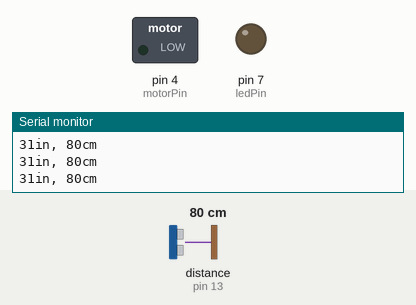
The sketch below on a simulated Arduino Uno, built with avr-gcc and run on an emulated ATmega328P. On the bench: switched loads named in the sketch (green lamp = pin HIGH), output pins drawn as LEDs (lit = HIGH), the last lines printed to the serial monitor. Wiring (inferred from the names in the program): ultrasonic range finder: trigger pin 10; echo pin 13. Dashed ring = blinking. Inputs (shaded band) come from the test bench; at power-on: distance to the obstacle (sensor on pin 13) 80 cm. The echo pulse lasts 58.3 µs per cm; pins used as bus, display or sensor lines are not drawn.

Above: at 1.4 s.
1.5 s: distance to the obstacle (sensor on pin 13) set to 35 cm
4.7 s: distance to the obstacle (sensor on pin 13) set to 30 cm
At 5.7 s:
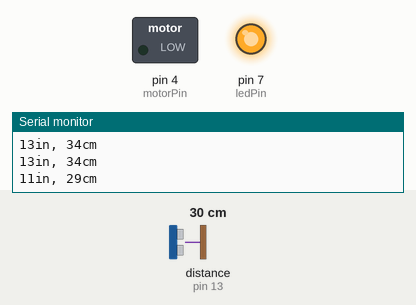
7.9 s: distance to the obstacle (sensor on pin 13) set to 60 cm
At 9.9 s:
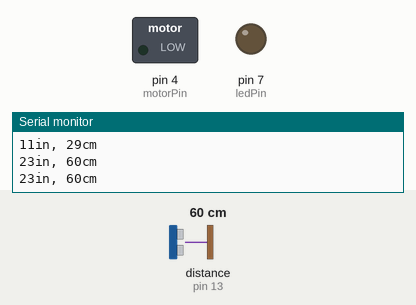
11.1 s: distance to the obstacle (sensor on pin 13) set to 2 cm
At 14.0 s:
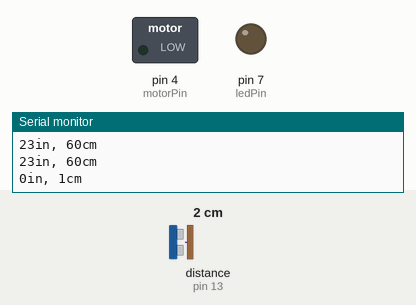
14.3 s: distance to the obstacle (sensor on pin 13) set to 120 cm
At 16.4 s:
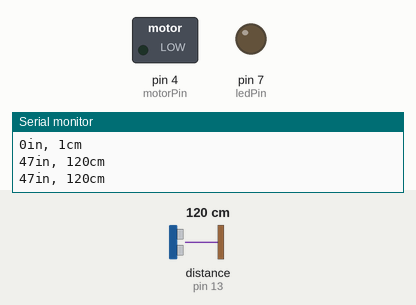
Timing chart, 0 to 18.5 s (numbered marks = the images above; inputs shaded):
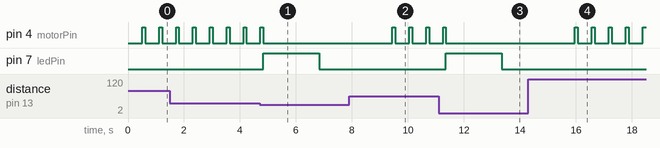

Measured:
- the behaviour switches between 32 and 31 cm on distance to the obstacle (sensor on pin 13) (found by bisection; images 0 and 1)
- after the input at 4.7 s, pin 4 (motorPin): goes on until 4.8 s, then stays LOW; pin 7 (ledPin): LOW → HIGH after 0.13 s, → LOW 2.0 s later
- after the input at 7.9 s, pin 4 (motorPin): alternates HIGH for 0.10 s and LOW for 0.50 s, starting after 1.5 s; pin 7 (ledPin): stays LOW (without the input it goes to HIGH after 1.0 s)
- after the input at 11.1 s, pin 4 (motorPin): goes on until 11.4 s, then stays LOW; pin 7 (ledPin): LOW → HIGH after 0.25 s, → LOW 2.0 s later
- after the input at 14.3 s, pin 4 (motorPin): alternates HIGH for 0.11 s and LOW for 0.50 s, starting after 1.7 s; pin 7 (ledPin): stays LOW (without the input it goes to HIGH after 1.2 s)
- by itself, pin 4 (motorPin): alternates HIGH for 0.10 s and LOW for 0.50 s

The sketch:

Small_Obstacle_Avoid_Robot.ino
```cpp
const int pingPin = 10; // Trigger Pin of Ultrasonic Sensor
const int echoPin = 13; // Echo Pin of Ultrasonic Sensor
const int ledPin = 7;
int motorPin = 4;

void setup() {
   Serial.begin(9600); // Starting Serial Terminal
    pinMode(motorPin, OUTPUT);

}

void loop() {
   long duration, inches, cm;
   pinMode(pingPin, OUTPUT);
   pinMode(motorPin, OUTPUT);
   digitalWrite(pingPin, LOW);
   delayMicroseconds(2);
   digitalWrite(pingPin, HIGH);
   delayMicroseconds(10);
   digitalWrite(pingPin, LOW);
   pinMode(echoPin, INPUT);
   duration = pulseIn(echoPin, HIGH);
   inches = microsecondsToInches(duration);
   cm = microsecondsToCentimeters(duration);
   Serial.print(inches);
   Serial.print("in, ");
   Serial.print(cm);
   Serial.print("cm");
   Serial.println();
    if (cm <=30)
    {
      digitalWrite(motorPin, LOW);
      blinkLed();
    }
    else if(cm>30)
    {
      digitalWrite(motorPin, HIGH);
      delay(0.1);
      digitalWrite(motorPin, LOW);
      delay(500);
      digitalWrite(motorPin, HIGH);
      delay(0.1);
    }
   delay(100);
}

void blinkLed(){
pinMode(ledPin, OUTPUT);
digitalWrite(ledPin, HIGH);
delay(2000);
digitalWrite(ledPin, LOW);
delay(2000);

}

long microsecondsToInches(long microseconds) {
   return microseconds / 74 / 2;
}

long microsecondsToCentimeters(long microseconds) {
   return microseconds / 29 / 2;
}
```
